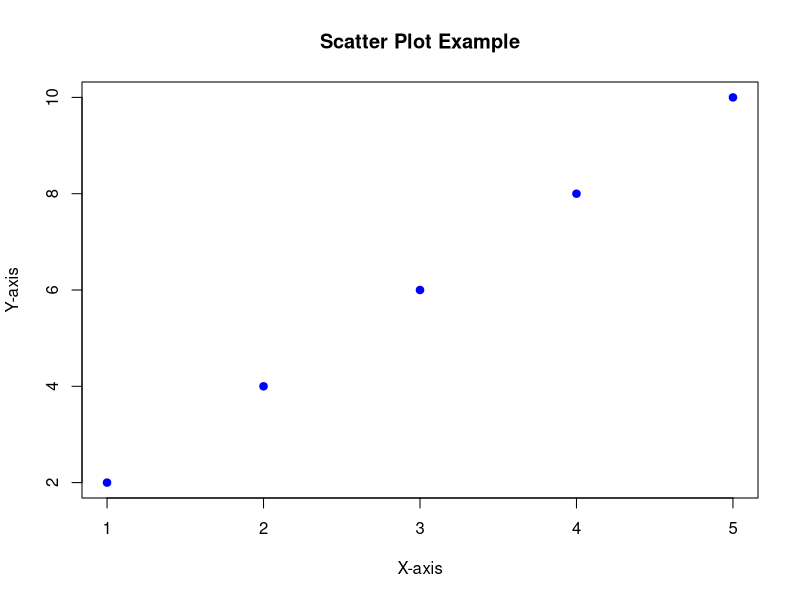
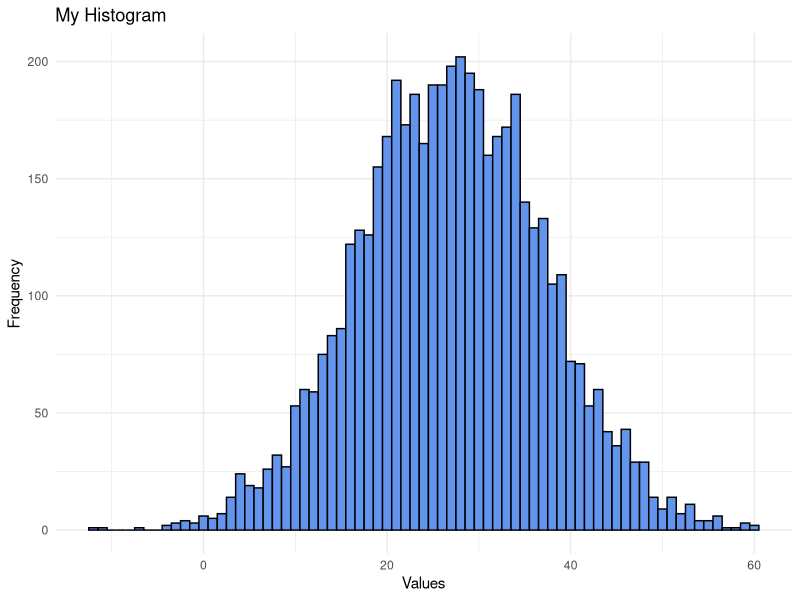

Write R code to recreate these figures, in order.
## ---- chunk 1

library(tidyverse)
print("Try a cool plot")

x <- c(1, 2, 3, 4, 5)
y <- c(2, 4, 6, 8, 10)

plot(x, y, 
     main = "Scatter Plot Example",
     xlab = "X-axis",
     ylab = "Y-axis",
     pch = 19,       
     col = "blue"
)

## ---- chunk 2
print("Hola")
## ---- chunk 3
print('Henlo world')
## ---- chunk 4
print('How was your day?')
## ---- chunk 5
data <- data.frame()

## ---- chunk 6
print("La cucaracha, la cucarachaa")
## ---- chunk 7
print("Viva Soria")
## ---- chunk 8
library(ggplot2)

# Generate the data
my_data <- data.frame(x = rnorm(n = 5000,
                               mean = 27,
                               sd = 10))

# Create the histogram
my_data |>
  ggplot(aes(x = x)) +
  geom_histogram(binwidth = 1,
                 color = "black",
                 fill = "cornflowerblue") +
  labs(title = "My Histogram",
       x = "Values",
       y = "Frequency") +
  theme_minimal()
